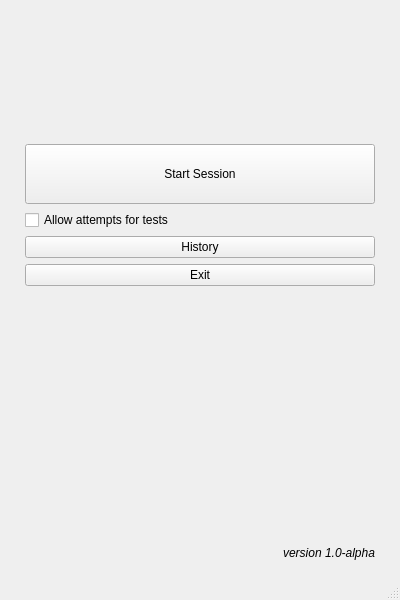
<?xml version="1.0" encoding="UTF-8"?>
<ui version="4.0">
 <class>MainWindow</class>
 <widget class="QMainWindow" name="MainWindow">
  <property name="geometry">
   <rect>
    <x>0</x>
    <y>0</y>
    <width>400</width>
    <height>600</height>
   </rect>
  </property>
  <property name="minimumSize">
   <size>
    <width>400</width>
    <height>500</height>
   </size>
  </property>
  <property name="windowTitle">
   <string/>
  </property>
  <property name="unifiedTitleAndToolBarOnMac">
   <bool>true</bool>
  </property>
  <widget class="QWidget" name="centralwidget">
   <layout class="QGridLayout" name="gridLayout">
    <item row="0" column="0">
     <widget class="QStackedWidget" name="stackedWidget">
      <property name="currentIndex">
       <number>0</number>
      </property>
      <widget class="QWidget" name="menuPage">
       <layout class="QGridLayout" name="gridLayout_5">
        <item row="0" column="0">
         <widget class="QLabel" name="label_4">
          <property name="sizePolicy">
           <sizepolicy hsizetype="Fixed" vsizetype="Fixed">
            <horstretch>0</horstretch>
            <verstretch>0</verstretch>
           </sizepolicy>
          </property>
          <property name="minimumSize">
           <size>
            <width>350</width>
            <height>100</height>
           </size>
          </property>
          <property name="text">
           <string/>
          </property>
          <property name="pixmap">
           <pixmap resource="resources.qrc">:/logo/english_logo.png</pixmap>
          </property>
          <property name="scaledContents">
           <bool>true</bool>
          </property>
          <property name="alignment">
           <set>Qt::AlignCenter</set>
          </property>
          <property name="textInteractionFlags">
           <set>Qt::NoTextInteraction</set>
          </property>
         </widget>
        </item>
        <item row="1" column="0">
         <layout class="QGridLayout" name="gridLayout_6">
          <item row="0" column="0">
           <widget class="QLabel" name="sessionInfo">
            <property name="sizePolicy">
             <sizepolicy hsizetype="Preferred" vsizetype="Maximum">
              <horstretch>0</horstretch>
              <verstretch>0</verstretch>
             </sizepolicy>
            </property>
            <property name="text">
             <string/>
            </property>
           </widget>
          </item>
          <item row="1" column="0">
           <widget class="QPushButton" name="startSession">
            <property name="sizePolicy">
             <sizepolicy hsizetype="Minimum" vsizetype="Fixed">
              <horstretch>0</horstretch>
              <verstretch>60</verstretch>
             </sizepolicy>
            </property>
            <property name="minimumSize">
             <size>
              <width>0</width>
              <height>60</height>
             </size>
            </property>
            <property name="maximumSize">
             <size>
              <width>16777215</width>
              <height>60</height>
             </size>
            </property>
            <property name="text">
             <string>Start Session</string>
            </property>
           </widget>
          </item>
          <item row="3" column="0">
           <widget class="QPushButton" name="showHistory">
            <property name="text">
             <string>History</string>
            </property>
           </widget>
          </item>
          <item row="4" column="0">
           <widget class="QPushButton" name="go2exit">
            <property name="text">
             <string>Exit</string>
            </property>
           </widget>
          </item>
          <item row="5" column="0">
           <widget class="QLabel" name="versionLabel">
            <property name="sizePolicy">
             <sizepolicy hsizetype="Preferred" vsizetype="Minimum">
              <horstretch>0</horstretch>
              <verstretch>0</verstretch>
             </sizepolicy>
            </property>
            <property name="text">
             <string>&lt;i&gt;version 1.0-alpha&lt;/i&gt;</string>
            </property>
            <property name="textFormat">
             <enum>Qt::RichText</enum>
            </property>
            <property name="alignment">
             <set>Qt::AlignBottom|Qt::AlignRight|Qt::AlignTrailing</set>
            </property>
           </widget>
          </item>
          <item row="2" column="0">
           <widget class="QCheckBox" name="attemptsBox">
            <property name="text">
             <string>Allow attempts for tests</string>
            </property>
           </widget>
          </item>
         </layout>
        </item>
       </layout>
      </widget>
      <widget class="QWidget" name="history">
       <layout class="QGridLayout" name="gridLayout_8">
        <item row="3" column="0">
         <widget class="QTableWidget" name="detailTable"/>
        </item>
        <item row="5" column="0">
         <widget class="QLabel" name="label_2">
          <property name="text">
           <string>TextLabel</string>
          </property>
         </widget>
        </item>
        <item row="1" column="0">
         <widget class="QTableWidget" name="historyTable"/>
        </item>
        <item row="6" column="0">
         <widget class="QPushButton" name="historyBack2Menu">
          <property name="text">
           <string>Back to menu</string>
          </property>
         </widget>
        </item>
        <item row="4" column="0">
         <widget class="QLabel" name="label">
          <property name="text">
           <string>TextLabel</string>
          </property>
         </widget>
        </item>
        <item row="0" column="0">
         <widget class="QLabel" name="label_3">
          <property name="text">
           <string>&lt;font size=24&gt;&lt;b&gt;History&lt;/b&gt;&lt;/font&gt;</string>
          </property>
          <property name="textFormat">
           <enum>Qt::RichText</enum>
          </property>
         </widget>
        </item>
       </layout>
      </widget>
      <widget class="QWidget" name="choiceTest">
       <layout class="QGridLayout" name="gridLayout_2">
        <item row="0" column="0">
         <layout class="QVBoxLayout" name="verticalLayout">
          <item>
           <widget class="QLabel" name="questionLabelChoice">
            <property name="text">
             <string>TextLabel</string>
            </property>
            <property name="wordWrap">
             <bool>true</bool>
            </property>
           </widget>
          </item>
          <item>
           <layout class="QGridLayout" name="choiceOptionsGrid" columnminimumwidth="0">
            <item row="0" column="0">
             <widget class="QPushButton" name="choiceOption1">
              <property name="text">
               <string>PushButton</string>
              </property>
             </widget>
            </item>
            <item row="2" column="0">
             <widget class="QPushButton" name="choiceOption3">
              <property name="text">
               <string>PushButton</string>
              </property>
             </widget>
            </item>
            <item row="5" column="0">
             <widget class="QPushButton" name="choiceOption6">
              <property name="text">
               <string>PushButton</string>
              </property>
             </widget>
            </item>
            <item row="4" column="0">
             <widget class="QPushButton" name="choiceOption5">
              <property name="text">
               <string>PushButton</string>
              </property>
             </widget>
            </item>
            <item row="1" column="0">
             <widget class="QPushButton" name="choiceOption2">
              <property name="text">
               <string>PushButton</string>
              </property>
             </widget>
            </item>
            <item row="3" column="0">
             <widget class="QPushButton" name="choiceOption4">
              <property name="text">
               <string>PushButton</string>
              </property>
             </widget>
            </item>
           </layout>
          </item>
         </layout>
        </item>
       </layout>
      </widget>
      <widget class="QWidget" name="inputTest">
       <layout class="QGridLayout" name="gridLayout_4">
        <item row="0" column="0">
         <widget class="QLabel" name="questionLabelInput">
          <property name="text">
           <string>TextLabel</string>
          </property>
          <property name="wordWrap">
           <bool>true</bool>
          </property>
         </widget>
        </item>
        <item row="1" column="0">
         <layout class="QHBoxLayout" name="horizontalLayout">
          <item>
           <widget class="QLineEdit" name="inputAnswerInput"/>
          </item>
          <item>
           <widget class="QPushButton" name="inputSubmitButton">
            <property name="text">
             <string>PushButton</string>
            </property>
           </widget>
          </item>
         </layout>
        </item>
       </layout>
      </widget>
      <widget class="QWidget" name="checkTest">
       <layout class="QGridLayout" name="gridLayout_3">
        <item row="0" column="1">
         <layout class="QVBoxLayout" name="verticalLayout_2">
          <item>
           <widget class="QLabel" name="questionLabelCheck">
            <property name="text">
             <string>TextLabel</string>
            </property>
            <property name="wordWrap">
             <bool>true</bool>
            </property>
           </widget>
          </item>
          <item>
           <widget class="QComboBox" name="checkBox">
            <property name="frame">
             <bool>true</bool>
            </property>
           </widget>
          </item>
          <item>
           <widget class="QPushButton" name="checkSubmitButton">
            <property name="text">
             <string>PushButton</string>
            </property>
           </widget>
          </item>
         </layout>
        </item>
       </layout>
      </widget>
      <widget class="QWidget" name="result">
       <layout class="QGridLayout" name="gridLayout_7">
        <item row="0" column="1">
         <layout class="QFormLayout" name="formLayout">
          <item row="0" column="0">
           <widget class="QLabel" name="label_6">
            <property name="text">
             <string>Your result:</string>
            </property>
           </widget>
          </item>
          <item row="0" column="1">
           <widget class="QLabel" name="pointsLabel">
            <property name="text">
             <string>0 points</string>
            </property>
           </widget>
          </item>
          <item row="1" column="0">
           <widget class="QLabel" name="label_8">
            <property name="text">
             <string>Wrong answers:</string>
            </property>
           </widget>
          </item>
          <item row="1" column="1">
           <widget class="QLabel" name="wrongLabel">
            <property name="text">
             <string>1</string>
            </property>
           </widget>
          </item>
          <item row="2" column="0">
           <widget class="QLabel" name="label_10">
            <property name="text">
             <string>Corrent answers:</string>
            </property>
           </widget>
          </item>
          <item row="2" column="1">
           <widget class="QLabel" name="rightLabel">
            <property name="text">
             <string>4</string>
            </property>
           </widget>
          </item>
          <item row="3" column="1">
           <widget class="QLabel" name="resultLabel">
            <property name="text">
             <string>TextLabel</string>
            </property>
           </widget>
          </item>
         </layout>
        </item>
        <item row="2" column="1">
         <widget class="QPushButton" name="back2menu">
          <property name="text">
           <string>Back to menu</string>
          </property>
         </widget>
        </item>
        <item row="1" column="1">
         <widget class="QTableWidget" name="logTable"/>
        </item>
       </layout>
      </widget>
     </widget>
    </item>
   </layout>
  </widget>
  <widget class="QStatusBar" name="statusbar"/>
 </widget>
 <resources>
  <include location="resources.qrc"/>
 </resources>
 <connections/>
</ui>
